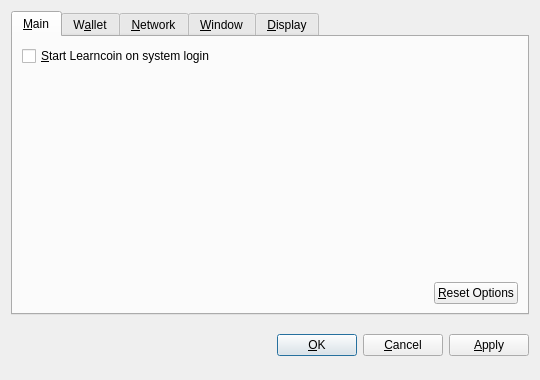
<?xml version="1.0" encoding="UTF-8"?>
<ui version="4.0">
 <class>OptionsDialog</class>
 <widget class="QDialog" name="OptionsDialog">
  <property name="geometry">
   <rect>
    <x>0</x>
    <y>0</y>
    <width>540</width>
    <height>380</height>
   </rect>
  </property>
  <property name="windowTitle">
   <string>Options</string>
  </property>
  <property name="modal">
   <bool>true</bool>
  </property>
  <layout class="QVBoxLayout" name="verticalLayout">
   <item>
    <widget class="QTabWidget" name="tabWidget">
     <property name="tabPosition">
      <enum>QTabWidget::North</enum>
     </property>
     <property name="currentIndex">
      <number>0</number>
     </property>
     <widget class="QWidget" name="tabMain">
      <attribute name="title">
       <string>&amp;Main</string>
      </attribute>
      <layout class="QVBoxLayout" name="verticalLayout_Main">
       <item>
        <widget class="QCheckBox" name="bitcoinAtStartup">
         <property name="toolTip">
          <string>Automatically start Learncoin after logging in to the system.</string>
         </property>
         <property name="text">
          <string>&amp;Start Learncoin on system login</string>
         </property>
        </widget>
       </item>
       <item>
        <spacer name="verticalSpacer_Main">
         <property name="orientation">
          <enum>Qt::Vertical</enum>
         </property>
         <property name="sizeHint" stdset="0">
          <size>
           <width>20</width>
           <height>40</height>
          </size>
         </property>
        </spacer>
       </item>
       <item>
        <layout class="QHBoxLayout" name="horizontalLayout_2_Main">
         <item>
          <spacer name="horizontalSpacer_2_Main">
           <property name="orientation">
            <enum>Qt::Horizontal</enum>
           </property>
           <property name="sizeHint" stdset="0">
            <size>
             <width>40</width>
             <height>20</height>
            </size>
           </property>
          </spacer>
         </item>
         <item>
          <widget class="QPushButton" name="resetButton">
           <property name="toolTip">
            <string>Reset all client options to default.</string>
           </property>
           <property name="text">
            <string>&amp;Reset Options</string>
           </property>
           <property name="autoDefault">
            <bool>false</bool>
           </property>
          </widget>
         </item>
        </layout>
       </item>
      </layout>
     </widget>
     <widget class="QWidget" name="tabWallet">
      <attribute name="title">
       <string>W&amp;allet</string>
      </attribute>
      <layout class="QVBoxLayout" name="verticalLayout_Network">
       <item>
        <widget class="QLabel" name="transactionFeeInfoLabel">
         <property name="text">
          <string>Optional transaction fee per kB that helps make sure your transactions are processed quickly. Most transactions are 1 kB.</string>
         </property>
         <property name="textFormat">
          <enum>Qt::PlainText</enum>
         </property>
         <property name="wordWrap">
          <bool>true</bool>
         </property>
        </widget>
       </item>
       <item>
        <layout class="QHBoxLayout" name="horizontalLayout_1_Main">
         <item>
          <widget class="QLabel" name="transactionFeeLabel">
           <property name="text">
            <string>Pay transaction &amp;fee</string>
           </property>
           <property name="textFormat">
            <enum>Qt::PlainText</enum>
           </property>
           <property name="buddy">
            <cstring>transactionFee</cstring>
           </property>
          </widget>
         </item>
         <item>
          <widget class="BitcoinAmountField" name="transactionFee"/>
         </item>
         <item>
          <spacer name="horizontalSpacer_1_Main">
           <property name="orientation">
            <enum>Qt::Horizontal</enum>
           </property>
           <property name="sizeHint" stdset="0">
            <size>
             <width>40</width>
             <height>20</height>
            </size>
           </property>
          </spacer>
         </item>
        </layout>
       </item>
       <item>
        <widget class="QLabel" name="label">
         <property name="text">
          <string>If you disable the spending of unconfirmed change, the change from a transaction cannot be used until that transaction has at least one confirmation. This also affects how your balance is computed.</string>
         </property>
         <property name="wordWrap">
          <bool>true</bool>
         </property>
        </widget>
       </item>
       <item>
        <widget class="QCheckBox" name="spendZeroConfChange">
         <property name="text">
          <string>Spend unconfirmed change  (experts only)</string>
         </property>
        </widget>
       </item>
       <item>
        <spacer name="verticalSpacer">
         <property name="orientation">
          <enum>Qt::Vertical</enum>
         </property>
         <property name="sizeHint" stdset="0">
          <size>
           <width>20</width>
           <height>40</height>
          </size>
         </property>
        </spacer>
       </item>
      </layout>
     </widget>
     <widget class="QWidget" name="tabNetwork">
      <attribute name="title">
       <string>&amp;Network</string>
      </attribute>
      <layout class="QVBoxLayout" name="verticalLayout_Network">
       <item>
        <widget class="QCheckBox" name="mapPortUpnp">
         <property name="toolTip">
          <string>Automatically open the Learncoin client port on the router. This only works when your router supports UPnP and it is enabled.</string>
         </property>
         <property name="text">
          <string>Map port using &amp;UPnP</string>
         </property>
        </widget>
       </item>
       <item>
        <widget class="QCheckBox" name="connectSocks">
         <property name="toolTip">
          <string>Connect to the Learncoin network through a SOCKS proxy (e.g. when connecting through Tor).</string>
         </property>
         <property name="text">
          <string>&amp;Connect through SOCKS proxy:</string>
         </property>
        </widget>
       </item>
       <item>
        <layout class="QHBoxLayout" name="horizontalLayout_Network">
         <item>
          <widget class="QLabel" name="proxyIpLabel">
           <property name="text">
            <string>Proxy &amp;IP:</string>
           </property>
           <property name="textFormat">
            <enum>Qt::PlainText</enum>
           </property>
           <property name="buddy">
            <cstring>proxyIp</cstring>
           </property>
          </widget>
         </item>
         <item>
          <widget class="QValidatedLineEdit" name="proxyIp">
           <property name="maximumSize">
            <size>
             <width>140</width>
             <height>16777215</height>
            </size>
           </property>
           <property name="toolTip">
            <string>IP address of the proxy (e.g. 127.0.0.1)</string>
           </property>
          </widget>
         </item>
         <item>
          <widget class="QLabel" name="proxyPortLabel">
           <property name="text">
            <string>&amp;Port:</string>
           </property>
           <property name="textFormat">
            <enum>Qt::PlainText</enum>
           </property>
           <property name="buddy">
            <cstring>proxyPort</cstring>
           </property>
          </widget>
         </item>
         <item>
          <widget class="QLineEdit" name="proxyPort">
           <property name="maximumSize">
            <size>
             <width>55</width>
             <height>16777215</height>
            </size>
           </property>
           <property name="toolTip">
            <string>Port of the proxy (e.g. 9050)</string>
           </property>
          </widget>
         </item>
         <item>
          <widget class="QLabel" name="socksVersionLabel">
           <property name="text">
            <string>SOCKS &amp;Version:</string>
           </property>
           <property name="textFormat">
            <enum>Qt::PlainText</enum>
           </property>
           <property name="buddy">
            <cstring>socksVersion</cstring>
           </property>
          </widget>
         </item>
         <item>
          <widget class="QValueComboBox" name="socksVersion">
           <property name="toolTip">
            <string>SOCKS version of the proxy (e.g. 5)</string>
           </property>
          </widget>
         </item>
         <item>
          <spacer name="horizontalSpacer_Network">
           <property name="orientation">
            <enum>Qt::Horizontal</enum>
           </property>
           <property name="sizeHint" stdset="0">
            <size>
             <width>40</width>
             <height>20</height>
            </size>
           </property>
          </spacer>
         </item>
        </layout>
       </item>
       <item>
        <spacer name="verticalSpacer_Network">
         <property name="orientation">
          <enum>Qt::Vertical</enum>
         </property>
         <property name="sizeHint" stdset="0">
          <size>
           <width>20</width>
           <height>40</height>
          </size>
         </property>
        </spacer>
       </item>
      </layout>
     </widget>
     <widget class="QWidget" name="tabWindow">
      <attribute name="title">
       <string>&amp;Window</string>
      </attribute>
      <layout class="QVBoxLayout" name="verticalLayout_Window">
       <item>
        <widget class="QCheckBox" name="minimizeToTray">
         <property name="toolTip">
          <string>Show only a tray icon after minimizing the window.</string>
         </property>
         <property name="text">
          <string>&amp;Minimize to the tray instead of the taskbar</string>
         </property>
        </widget>
       </item>
       <item>
        <widget class="QCheckBox" name="minimizeOnClose">
         <property name="toolTip">
          <string>Minimize instead of exit the application when the window is closed. When this option is enabled, the application will be closed only after selecting Quit in the menu.</string>
         </property>
         <property name="text">
          <string>M&amp;inimize on close</string>
         </property>
        </widget>
       </item>
       <item>
        <spacer name="verticalSpacer_Window">
         <property name="orientation">
          <enum>Qt::Vertical</enum>
         </property>
         <property name="sizeHint" stdset="0">
          <size>
           <width>20</width>
           <height>40</height>
          </size>
         </property>
        </spacer>
       </item>
      </layout>
     </widget>
     <widget class="QWidget" name="tabDisplay">
      <attribute name="title">
       <string>&amp;Display</string>
      </attribute>
      <layout class="QVBoxLayout" name="verticalLayout_Display">
       <item>
        <layout class="QHBoxLayout" name="horizontalLayout_1_Display">
         <item>
          <widget class="QLabel" name="langLabel">
           <property name="text">
            <string>User Interface &amp;language:</string>
           </property>
           <property name="textFormat">
            <enum>Qt::PlainText</enum>
           </property>
           <property name="buddy">
            <cstring>lang</cstring>
           </property>
          </widget>
         </item>
         <item>
          <widget class="QValueComboBox" name="lang">
           <property name="toolTip">
            <string>The user interface language can be set here. This setting will take effect after restarting Learncoin.</string>
           </property>
          </widget>
         </item>
        </layout>
       </item>
       <item>
        <layout class="QHBoxLayout" name="horizontalLayout_2_Display">
         <item>
          <widget class="QLabel" name="unitLabel">
           <property name="text">
            <string>&amp;Unit to show amounts in:</string>
           </property>
           <property name="textFormat">
            <enum>Qt::PlainText</enum>
           </property>
           <property name="buddy">
            <cstring>unit</cstring>
           </property>
          </widget>
         </item>
         <item>
          <widget class="QValueComboBox" name="unit">
           <property name="toolTip">
            <string>Choose the default subdivision unit to show in the interface and when sending coins.</string>
           </property>
          </widget>
         </item>
        </layout>
       </item>
       <item>
        <widget class="QCheckBox" name="displayAddresses">
         <property name="toolTip">
          <string>Whether to show Learncoin addresses in the transaction list or not.</string>
         </property>
         <property name="text">
          <string>&amp;Display addresses in transaction list</string>
         </property>
        </widget>
       </item>
       <item>
        <widget class="QCheckBox" name="coinControlFeatures">
         <property name="toolTip">
          <string>Whether to show coin control features or not.</string>
         </property>
         <property name="text">
          <string>Display coin &amp;control features (experts only!)</string>
         </property>
        </widget>
       </item>
       <item>
        <spacer name="verticalSpacer_Display">
         <property name="orientation">
          <enum>Qt::Vertical</enum>
         </property>
         <property name="sizeHint" stdset="0">
          <size>
           <width>20</width>
           <height>40</height>
          </size>
         </property>
        </spacer>
       </item>
      </layout>
     </widget>
    </widget>
   </item>
   <item>
    <layout class="QHBoxLayout" name="horizontalLayout_Buttons">
     <item>
      <spacer name="horizontalSpacer_1">
       <property name="orientation">
        <enum>Qt::Horizontal</enum>
       </property>
       <property name="sizeHint" stdset="0">
        <size>
         <width>40</width>
         <height>48</height>
        </size>
       </property>
      </spacer>
     </item>
     <item>
      <widget class="QLabel" name="statusLabel">
       <property name="font">
        <font>
         <weight>75</weight>
         <bold>true</bold>
        </font>
       </property>
       <property name="text">
        <string/>
       </property>
       <property name="textFormat">
        <enum>Qt::PlainText</enum>
       </property>
       <property name="wordWrap">
        <bool>true</bool>
       </property>
      </widget>
     </item>
     <item>
      <spacer name="horizontalSpacer_2">
       <property name="orientation">
        <enum>Qt::Horizontal</enum>
       </property>
       <property name="sizeHint" stdset="0">
        <size>
         <width>40</width>
         <height>48</height>
        </size>
       </property>
      </spacer>
     </item>
     <item>
      <widget class="QPushButton" name="okButton">
       <property name="text">
        <string>&amp;OK</string>
       </property>
      </widget>
     </item>
     <item>
      <widget class="QPushButton" name="cancelButton">
       <property name="text">
        <string>&amp;Cancel</string>
       </property>
       <property name="autoDefault">
        <bool>false</bool>
       </property>
      </widget>
     </item>
     <item>
      <widget class="QPushButton" name="applyButton">
       <property name="text">
        <string>&amp;Apply</string>
       </property>
       <property name="autoDefault">
        <bool>false</bool>
       </property>
      </widget>
     </item>
    </layout>
   </item>
  </layout>
 </widget>
 <customwidgets>
  <customwidget>
   <class>BitcoinAmountField</class>
   <extends>QSpinBox</extends>
   <header>bitcoinamountfield.h</header>
  </customwidget>
  <customwidget>
   <class>QValueComboBox</class>
   <extends>QComboBox</extends>
   <header>qvaluecombobox.h</header>
  </customwidget>
  <customwidget>
   <class>QValidatedLineEdit</class>
   <extends>QLineEdit</extends>
   <header>qvalidatedlineedit.h</header>
  </customwidget>
 </customwidgets>
 <resources/>
 <connections/>
</ui>
